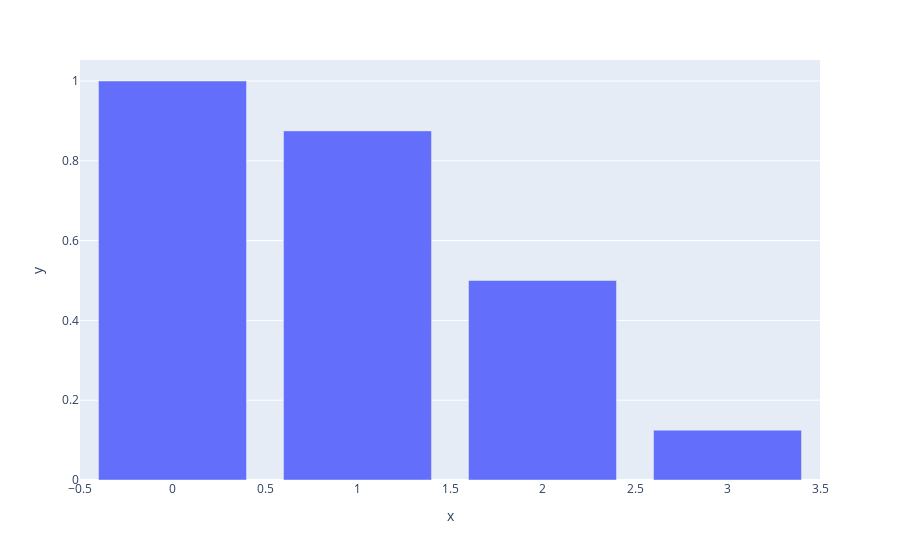

Here is the notebook cell this chart was saved with:
### Code cell
#Survival Function -Reverse cumilative property
n=3
x=np.arange(0,4)
print(x)
p=0.5
sf=stats.binom.sf(x-1,n,p) # when u user sf it will take 4 3 2 1 as the array hence u do x-1
print(sf)
px.bar(x=x,y=sf)

### Figure 1 — Plotly figure (JSON) as saved in the notebook; plotly's stock layout.template omitted (floating-point values rounded to 4 significant figures)
{"data": [{"alignmentgroup": "True", "hovertemplate": "x=%{x}<br>y=%{y}<extra></extra>", "legendgroup": "", "marker": {"color": "#636efa", "pattern": {"shape": ""}}, "name": "", "offsetgroup": "", "orientation": "v", "showlegend": false, "textposition": "auto", "type": "bar", "x": [0, 1, 2, 3], "xaxis": "x", "y": [1, 0.875, 0.5, 0.125], "yaxis": "y"}], "layout": {"autosize": true, "barmode": "relative", "legend": {"tracegroupgap": 0}, "margin": {"t": 60}, "xaxis": {"anchor": "y", "autorange": true, "domain": [0, 1], "range": [-0.5, 3.5], "title": {"text": "x"}, "type": "linear"}, "yaxis": {"anchor": "x", "autorange": true, "domain": [0, 1], "range": [0, 1.053], "title": {"text": "y"}, "type": "linear"}}}
